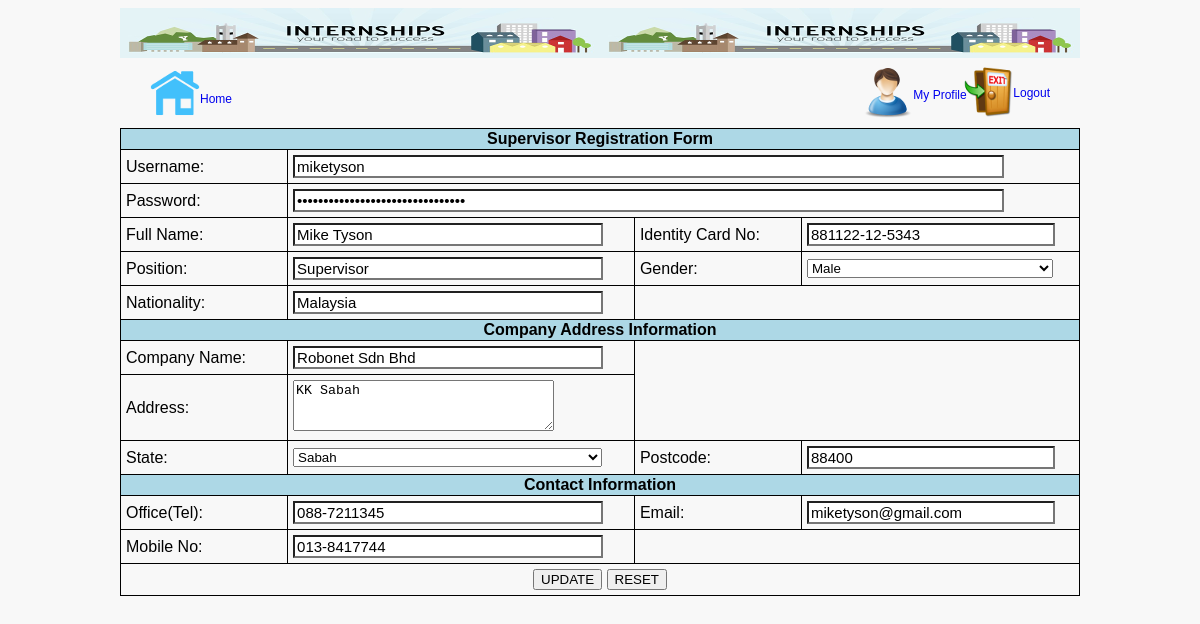
The app's page /supervisor_update.php?edit=11 (signed in) with its own data.
### tables this page shows
CREATE TABLE IF NOT EXISTS `supervisors` (
  `id` int(11) NOT NULL AUTO_INCREMENT,
  `username` varchar(50) NOT NULL,
  `password` varchar(50) NOT NULL,
  `fullName` text NOT NULL,
  `ic` varchar(20) NOT NULL,
  `position` varchar(50) NOT NULL,
  `gender` varchar(30) NOT NULL,
  `nationality` varchar(50) NOT NULL,
  `compName` text NOT NULL,
  `address` text NOT NULL,
  `state` varchar(50) NOT NULL,
  `postcode` varchar(20) NOT NULL,
  `officeNo` varchar(15) NOT NULL,
  `email` text NOT NULL,
  `mobileNo` varchar(15) NOT NULL,
  `DT_CREATE` datetime NOT NULL,
  `IDENT` varchar(30) NOT NULL,
  PRIMARY KEY (`id`)
);

### supervisor_update.php (the view, shortened to what this page needs)
<?php
require_once('inc/connect.php');
$id_edit = $_GET['edit'];
$sql = "SELECT * FROM supervisors WHERE id = '$id_edit'";
$result = mysqli_query($con, $sql);
$row = mysqli_fetch_array($result);
$username = $row['username'];
$password = $row['password'];
$fullName = $row['fullName'];
$ic = $row['ic'];
$position = $row['position'];
$gender = $row['gender'];
$nationality = $row['nationality'];
$compName = $row['compName'];
$address =  $row['address'];
$state = $row['state'];
$postcode = $row['postcode'];
$officeNo = $row['officeNo'];
$email = $row['email'];
$mobileNo = $row['mobileNo'];
$message = $nameEmp = $icEmp = $error = "";
?>
<!DOCTYPE html PUBLIC "-//W3C//DTD XHTML 1.0 Strict//EN" "http://www.w3.org/TR/xhtml1/DTD/xhtml1-strict.dtd">
<html xmlns="http://www.w3.org/1999/xhtml" xml:lang="en" lang="en">
<head>
<link rel="stylesheet" href="/eintern/css/style.css">
</head>
<body>
	<div id="SiteBody">
	<div id="header-form"></div>
	<div id="nav-left">
			<a href="menu.php" class="link"><img src="/eintern/images/home.png" alt="home">
				<div class="title-left">
					Home
				</div>
			</a>
	</div>
	<div id="nav-right">
		<a href="#" class="link"><img src="/eintern/images/profile.png" alt="profile" class="profile">
			<div class="title-med">My Profile</div>
		</a>
		<a href="logout.php" class="link"><img src="/eintern/images/logout.png" alt="logout" class="logout">
			<div class="title-right">Logout</div>
		</a>
	</div>
	<div id="container">
	<form method = "post" action = "<?php echo "supervisor_update.php?edit=$id_edit"; ?>">
		<table>
			<th colspan = "4"><div><?php echo $message; ?></div>Supervisor Registration Form</th>
			<tr>
				<td>Username:</td>
				<td colspan="3"><input type="text" name="username" id="username" value="<?php echo $username; ?>" readonly /></td>
			</tr>
			<tr>
				<td>Password:</td>
				<td colspan="3"><input type="password" name="password" id="password" value="<?php echo $password; ?>" readonly /></td>
			</tr>
			<tr>
				<td>Full Name:</td>
				<td><input type="text" name="fullName" id="fullName" value="<?php echo $fullName; ?>" />
					<span class="error"><?php echo $nameEmp; ?></span></td>
				<td>Identity Card No:</td>
				<td><input type="text" name="ic" id="ic" value="<?php echo $ic; ?>" />
					<span class="error"><?php echo $icEmp; ?></span></td>
			</tr>
			<tr>
				<td>Position:</td>
				<td><input type="text" name="position" id="position" value="<?php echo $position; ?>" /></td>
				<td>Gender:</td>
				<td><select name="gender" id="gender" style="width:92%;">
						<option <?php if($gender == 1) echo 'selected'; ?> value="1">Male</option>
					</select>
				</td>
			</tr>
			<tr>
				<td>Nationality:</td>
				<td><input type="text" name="nationality" id="nationality" value="<?php echo $nationality; ?>" readonly /></td>
				<td colspan="2">&nbsp;</td>
			</tr>
			<th colspan = "4">Company Address Information</td>
			<tr>
				<td>Company Name:</td>
				<td><input type="text" name="compName" id="compName" value="<?php echo $compName; ?>" /></td>
				<td colspan="2" rowspan="2">&nbsp;</td>
			</tr>
			<tr>
				<td>Address:</td>
				<td><textarea rows="3" cols="30" wrap="hard" name="address" id="address"><?php echo $address; ?></textarea></td>
			</tr>
			<tr>
				<td>State:</td>
				<td><select name="state" id="state" style="width:92%;">
						<?php
							$state_query = "SELECT * FROM state";
							$result = mysqli_query($con, $state_query);
							while($row = mysqli_fetch_array($result))
							{
								if($state == $row['id']) { $checked = 'selected'; } else { $checked = ''; }
								echo '<option value="'.$row['id'].'"'.$checked.'>'.$row['appellation'].'</option>';
							}
						?>
					</select>
				</td>
				<td>Postcode:</td>
				<td><input type="text" name="postcode" id="postcode" value="<?php echo $postcode; ?>" /></td>
			</tr>
			<th colspan="4">Contact Information</th>
			<tr>
				<td>Office(Tel):</td>
				<td><input type="text" name="officeNo" id="officeNo" value="<?php echo $officeNo; ?>" /></td>
				<td>Email:</td>
				<td><input type="text" name="email" id="email" value="<?php echo $email; ?>" /></td>
			</tr>
			<tr>
				<td>Mobile No:</td>
				<td><input type="text" name="mobileNo" id="mobileNo" value="<?php echo $mobileNo; ?>" /></td>
				<td colspan="2">&nbsp;</td>
			</tr>
			<tr>
				<td colspan="4"><center><input type="submit" value="UPDATE" />
								<input type="reset" value="RESET"></center></td>
			</tr>
		</table>
	</form>
	</div>
	</div>
</body>
</html>

### css/style.css (style rules this page uses)
body { font-family:Arial, Helvetica, sans-serif; background:#F8F8F8; }
#SiteBody { width:960px; margin: 0 auto; min-width:300px; max-width:2000px; }
input[type="text"] { width: 90%; display: block; margin: 0; font-family: sans-serif; font-size: 15px; appearance: none; box-shadow: none; border-radius: none; }
input[type="password"] { width: 90%; display: block; margin: 0; font-family: sans-serif; font-size: 15px; appearance: none; box-shadow: none; border-radius: none; }
table { border-collapse: collapse; width:100%; margin-top:70px; }
table, th, td { border:1px solid black; }
th { background:lightblue; }
td { padding:5px; }
.title-left { font-size:12px; margin-left:50px; margin-top:-30px; }
.title-med { font-size:12px; margin-left:50px; margin-top:20px; }
.title-right { font-size:12px; margin-left:150px; margin-top:-35px; }
img.profile { position:absolute; }
img.logout { margin-left:100px; margin-top:-35px; }
a:link { text-decoration:none; }
#header-form { width:960px; height:50px; background:lightblue; background-image:url("../images/banner2.png"); }
#nav-left { height:50px; float:left; margin-top:10px; margin-left:30px; }
#nav-right { height:50px; margin-top:10px; float:right; margin-right:30px; }

### records on screen
supervisors: username "miketyson", fullName "Mike Tyson", ic "881122-12-5343", position "Supervisor", gender "Male", nationality "Malaysia", compName "Robonet Sdn Bhd", address "KK Sabah", postcode "88400", officeNo "088-7211345", email "miketyson@gmail.com", mobileNo "013-8417744"

### other values on screen
form field state "Sabah"
